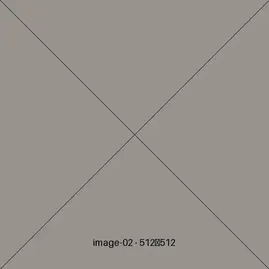
#> input picture library/templates/accounting-software/assets/media/image-02.webp, 269 x 269 px, shrunk from 512 x 512 before the run; its folder holds 3 pictures in this run
$ python webild_soften_cutouts.py ../templates/accounting-software/assets/media/image-02.webp
#> lines starting #> are read from the running program, lines starting #| are printed output that depends on the picture
"""
webild_soften_cutouts.py — Make transparent placeholder cut-outs unrecognizable while keeping composition.

A placeholder keeps the alpha of the original cut-out, so its outline can still identify a person, a product,
a race track or a sponsor logo. This blurs that alpha and thresholds it again: the result is a soft blob of
the same size and position (layout and composition unchanged), without recognizable detail. Thin strokes
(signatures, track lines, lettering) disappear entirely.

Runs once per template: it writes assets/media/.softened and skips templates that already have it.
Usage: python -I tools/webild_soften_cutouts.py <templateDir> [...]
"""
import sys
from pathlib import Path
from PIL import Image, ImageFilter

RASTER = {'.webp', '.png', '.gif', '.avif'}


def soften(path):
    """Replace the alpha of one image by a blurred-and-thresholded version. Returns True if it had transparency."""
    with Image.open(path) as source:
#> source is the input picture: PIL image 269x269 RGB; mean R, G, B 152.1, 146.1, 141.1
        image = source.convert('RGBA')
    alpha = image.getchannel('A')
#> alpha: PIL image 269x269 L; every value is 255
    if alpha.getextrema()[0] >= 250:
        return False
    radius = max(4, round(min(image.size) * 0.04))
    blob = alpha.filter(ImageFilter.GaussianBlur(radius)).point(lambda value: 255 if value > 140 else 0)
    image.putalpha(blob)
    format_name = path.suffix[1:].upper()
    image.save(path, format_name, **({} if format_name == 'PNG' else {'quality': 70}))
    return True


def main():
    """Soften every transparent raster placeholder of each template given."""
    for argument in sys.argv[1:]:
        media = Path(argument) / 'assets' / 'media'
        marker = media / '.softened'
        if not media.exists() or marker.exists():
            print(f'{Path(argument).name}: skipped'); continue
        count = sum(soften(path) for path in media.rglob('*') if path.suffix.lower() in RASTER)
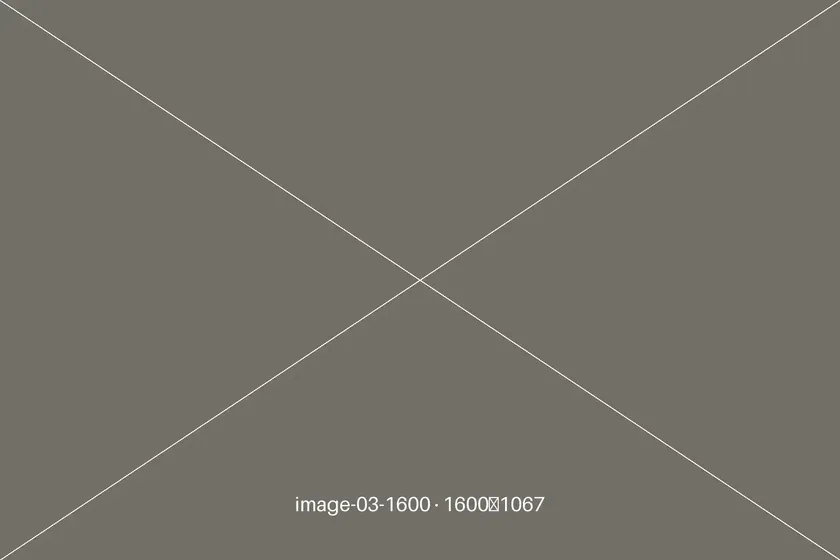
#> input picture library/templates/accounting-software/assets/media/image-03-1600.webp, 840 x 560 px, shrunk from 1600 x 1067 before the run
#> in soften, source is the input picture: PIL image 840x560 RGB; mean R, G, B 114.9, 111.9, 103.9
#> in soften (call 2), `alpha = image.getchannel('A')`: alpha: PIL image 840x560 L; every value is 255
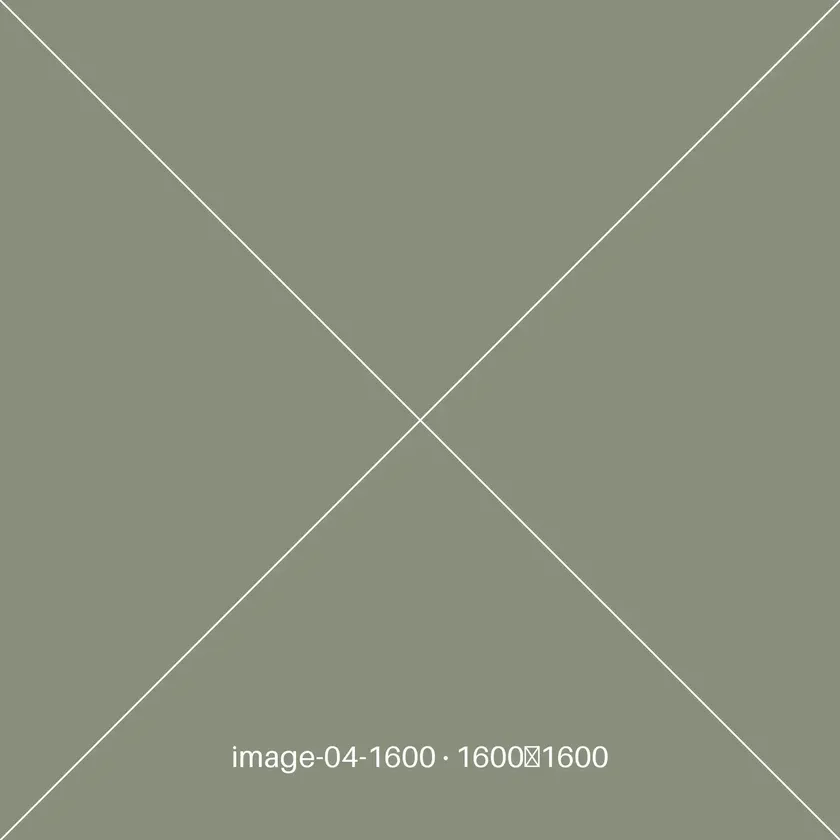
#> input picture library/templates/accounting-software/assets/media/image-04-1600.webp, 840 x 840 px, shrunk from 1600 x 1600 before the run
#> in soften, source is the input picture: PIL image 840x840 RGB; mean R, G, B 138.1, 143.1, 125.2
#> in soften (call 3), `alpha = image.getchannel('A')`: alpha: PIL image 840x840 L; every value is 255
        marker.write_text('cut-out silhouettes softened by tools/webild_soften_cutouts.py\n', encoding='utf-8')
        print(f'{Path(argument).name}: {count} cut-outs softened')


if __name__ == '__main__':
    main()
